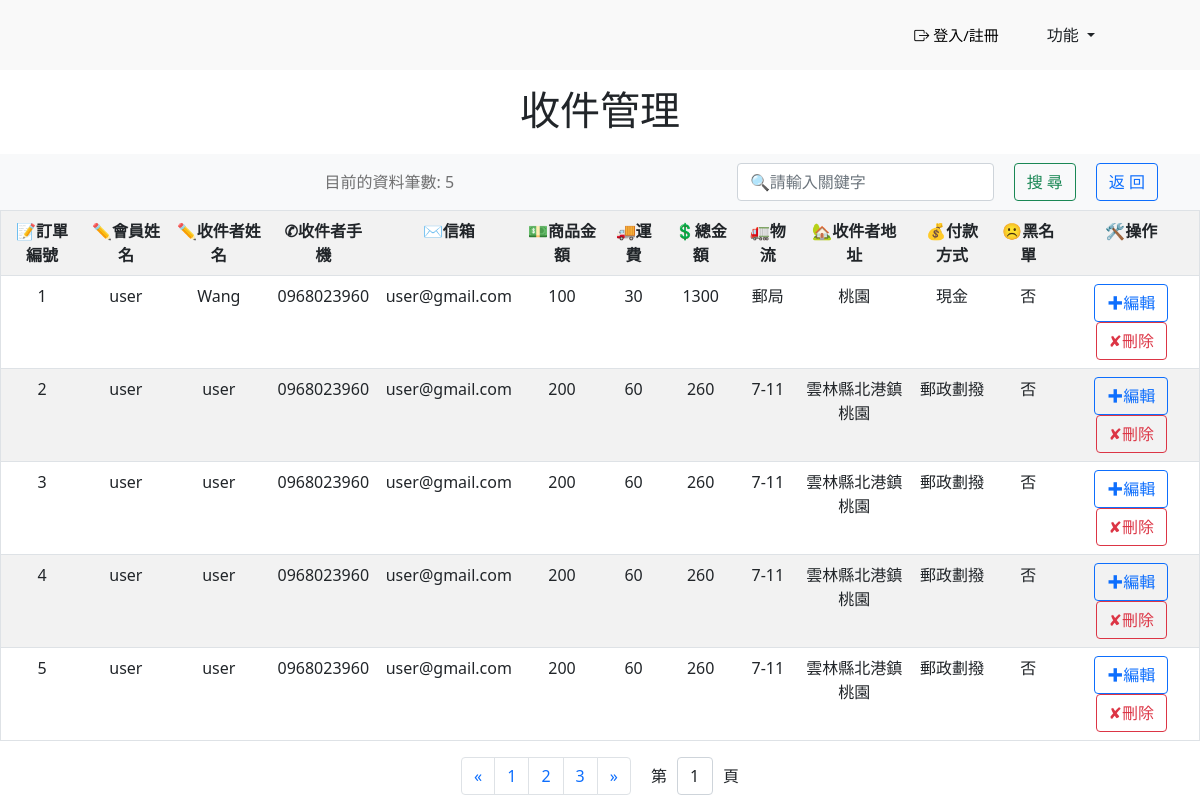
Screenshot of /orders/ with the database file from the repository.
### myapp/models.py (models this page shows)
class OrdersModel(models.Model):
    subtotal = models.IntegerField(default=0)
    shipping = models.IntegerField(default=0)
    grand_total = models.IntegerField(default=0)
    customer_name = models.CharField(max_length=100, default='')
    customer_email = models.ForeignKey('registered_user', on_delete=models.CASCADE, related_name='orders')
    customer_address = models.CharField(max_length=100, default='')
    customer_phone = models.CharField(max_length=100, default='')
    shipping_method = models.CharField(max_length=50, default='')
    pay_type = models.CharField(max_length=50, default='')

class registered_user(models.Model):
    username = models.CharField(max_length=20, null=False)
    user_sex = models.CharField(max_length=2, default='M', null=False)
    password = models.CharField(max_length=128, null=False)
    user_birthday = models.DateField(null=False)
    user_mail = models.EmailField(max_length=100, blank=True, default='')
    user_tel = models.CharField(max_length=50, blank=True, default='')
    user_address = models.CharField(max_length=255, blank=True, default='')
    is_blacklisted = models.BooleanField(default=False)
    is_active = models.BooleanField(default=True)

### myapp/views.py (the view)
# urls.py: path('orders/',views.orders),  #收件管理
@csrf_exempt
def orders(request):  # 收件管理
    resultList = []  # 初始化為空列表
    if 'site_search' in request.POST:
        site_search = request.POST["site_search"]
        site_search = site_search.strip()  # 去空白
        keywords = site_search.split(" ")  # 字元切割
        q_objects = Q()
        for keyword in keywords:
            if keyword != "":
                status = True
                print('keyword=', keyword)
                if keyword == "是":
                    q_objects.add(Q(customer_email__Isblacklisted=1), Q.OR)
                elif keyword == "否":
                    q_objects.add(Q(customer_email__Isblacklisted=0), Q.OR)
                q_objects.add(Q(id__contains=keyword),Q.OR)
                q_objects.add(Q(customer_email__userName__contains=keyword),Q.OR)
                q_objects.add(Q(customer_email__userMail__contains=keyword),Q.OR)
                q_objects.add(Q(customer_name__contains=keyword),Q.OR)
                q_objects.add(Q(customer_phone__contains=keyword),Q.OR)
                q_objects.add(Q(shipping_method__contains=keyword),Q.OR)
                q_objects.add(Q(customer_address__contains=keyword),Q.OR)
                q_objects.add(Q(pay_type__contains=keyword),Q.OR)
                q_objects.add(Q(subtotal__contains=keyword),Q.OR)
                q_objects.add(Q(shipping__contains=keyword),Q.OR)
                q_objects.add(Q(grand_total__contains=keyword),Q.OR)
        resultList = OrdersModel.objects.filter(q_objects)
    else:
        resultList = OrdersModel.objects.all().order_by('id')
    if not resultList:
        errormessage = "無資料"
        status = False
    else:
        errormessage = ""
        status = True
    return render(request, "orders.html", locals())

### templates/orders.html (shortened to what this page needs)
<!DOCTYPE html>
<html lang="en">
<head>
    {% load static %}
    <link rel="stylesheet" href="{% static './orders.css' %}">
    <link rel="stylesheet" href="{% static './css/bootstrap.min.css' %}">
    <link href="https://cdn.jsdelivr.net/npm/bootstrap-icons@1.8.0/font/bootstrap-icons.css" rel="stylesheet">
</head>
<body>
    <nav class="navbar navbar-light bg-rgb(255, 255, 235) navbar-expand-md" id="top-1">
        <div class="container-fluid">
            <div class="d-flex justify-content-center align-items-center">
                <p id="cart_text" class="d-md-inline">
                    <div>
                        {% if request.user.is_authenticated %}
                            <div>
                                <a href="/adminlogout/" id="sign_in">
                                    <span class="bi bi-box-arrow-right "id="member"></span> {{ user.Username }} / 登出
                                </a>
                            </div>
                        {% else %}
                            <div>
                                <a href="/adminlogin/" id="sign_in">
                                    <span class="bi bi-box-arrow-right "id="member"></span>  登入/註冊
                                </a>
                            </div>
                        {% endif %}
                    </div>
                    <div class="dropdown" id="top-2" style="margin-left: 10px; margin-right: 80px;">
                        <a class="btn btn-second btn-md dropdown-toggle" href="#" role="button" id="dropdownMenuLink" data-bs-toggle="dropdown" aria-haspopup="true" aria-expanded="false">
                            功能
                        </a>
                    </div>
                </p>
            </div>
        </div>
    </nav>
    <div class="container">
        <div class="head_content text-center mt-3">
            <h1 class="title">收件管理</h1>
        </div>
    </div>
    <nav class="navbar navbar-expand-lg navbar-light bg-light">
        <div class="container d-flex justify-content-between align-items-center">
            <span class="navbar-text flex-grow-1 text-center">目前的資料筆數: {{ resultList.count }}</span>
            <form class="form-inline d-flex" action="/orders/" method="post">
                <input class="form-control ml-auto" type="search" id="site_search" name="site_search" placeholder="🔍請輸入關鍵字" >
                <button class="btn btn-outline-success" type="submit" id="btn_search">搜 尋</button>
                <button class="btn btn-outline-primary" type="button" id="btn_back" onclick="history.back()">返 回</button>
            </form>
        </div>
    </nav>
    {% if status %}
        <table cellpadding="20" cellspacing="0"class="table table-striped table-hover" id="data-table">
            <tr>
                <th>📝訂單編號</th>
                <th>✏️會員姓名</th>
                <th>✏️收件者姓名</th>
                <th>✆收件者手機</th>
                <th>✉信箱</th>
                <th>💵商品金額</th>
                <th>🚚運費</th>
                <th>💲總金額</th>
                <th>🚛物流</th>
                <th>🏡收件者地址</th>
                <th>💰付款方式</th>
                <th>☹黑名單</th>
                <th>🛠️操作</th>
            </tr>
            {% for order in resultList %}
        <tr>
            <td>{{ order.id }}</td>
            <td>{{ order.customer_email.username }}</td>
            <td>{{ order.customer_name }}</td>
            <td>{{ order.customer_phone }}</td>
            <td>{{ order.customer_email.user_mail }}</td>
            <td>{{ order.subtotal }}</td>
            <td>{{ order.shipping }}</td>
            <td>{{ order.grand_total }}</td>
            <td>{{ order.shipping_method }}</td>
            <td>{{ order.customer_address }}</td>
            <td>{{ order.pay_type }}</td>
            <td>
                {% if order.customemail.Isblacklisted %}
                    是
                {% else %}
                    否
                {% endif %}
            </td>
            <td>
                <a href="/ordersedit/{{ order.id }}/"><button type="button" class="btn btn-outline-primary">✚編輯</button></a>
                <a href="/ordersdelete/{{ order.id }}/"><button type="button" class="btn btn-outline-danger">✘刪除</button></a>
            </td>
        </tr>
        {% endfor %}
        </table>
        <nav aria-label="Page navigation example">
            <div class="d-flex justify-content-center">
                <ul class="pagination d-flex justify-content-center">
                    <li class="page-item" id="previousPage">
                        <a class="page-link" href="#" aria-label="Previous">
                            <span aria-hidden="true">&laquo;</span>
                        </a>
                    </li>
                    <li class="page-item" id="page1"><a class="page-link" href="#">1</a></li>
                    <li class="page-item" id="page2"><a class="page-link" href="#">2</a></li>
                    <li class="page-item" id="page3"><a class="page-link" href="#">3</a></li>
                    <li class="page-item" id="nextPage">
                        <a class="page-link" href="#" aria-label="Next">
                            <span aria-hidden="true">&raquo;</span>
                        </a>
                    </li>
                </ul>
                <div class="form-group d-flex  align-items-center">
                    <label for="pageSelect">第</label>
                    <select class="form-control" id="pageSelect">
                        <option value="1">1</option>
                    </select>
                    <label>頁</label>
                </div>
            </div>
        </nav>
    {% else %}
        <h1>無資料</h1>
    {% endif %}
</body>
</html>

### static/orders.css (style rules this page uses)
* { margin: 0px; padding: 0px; width: auto; }
#top-1 { position: relative; height: 70px; background-color: #f9f9f9; z-index: 4; }
#cart_text { font-size: 15px; margin-right: 60px; margin-bottom: 3px; color: #000; text-decoration: none; }
#sign_in { font-size: 15px; margin-right: 25px; height: auto; margin-top: 10px; color: #000; text-decoration: none; }
a { color: #000; text-decoration: none; }
#member { width: 50px; margin-bottom: 10px; }
h1 { text-align: center; }
table, th ,td { border: 1px solid; border-collapse: collapse; }
table { margin-left: auto; margin-right: auto; text-align: center; }
.head_content { margin-bottom: 20px; }
#btn_search { margin-right: 20px; margin-left: 20px; white-space: nowrap; }
#btn_back { white-space: nowrap; }
.pagination { display: flex; justify-content: center; margin: 0; padding: 0; margin-right: 20px; }
.pagination li { margin: 0; padding: 0; }
#pageSelect { margin-left: 10px; margin-right: 10px; }

### rows the page displays
OrdersModel: id "1", customer_email.username "user", customer_name "Wang", customer_phone "0968023960", customer_email.user_mail "user@gmail.com", subtotal "100", shipping "30", grand_total "1300", shipping_method "郵局", customer_address "桃園", pay_type "現金"
OrdersModel: id "2", customer_email.username "user", customer_name "user", customer_phone "0968023960", customer_email.user_mail "user@gmail.com", subtotal "200", shipping "60", grand_total "260", shipping_method "7-11", customer_address "雲林縣北港鎮桃園", pay_type "郵政劃撥"
OrdersModel: id "3", customer_email.username "user", customer_name "user", customer_phone "0968023960", customer_email.user_mail "user@gmail.com", subtotal "200", shipping "60", grand_total "260", shipping_method "7-11", customer_address "雲林縣北港鎮桃園", pay_type "郵政劃撥"
OrdersModel: id "4", customer_email.username "user", customer_name "user", customer_phone "0968023960", customer_email.user_mail "user@gmail.com", subtotal "200", shipping "60", grand_total "260", shipping_method "7-11", customer_address "雲林縣北港鎮桃園", pay_type "郵政劃撥"
OrdersModel: id "5", customer_email.username "user", customer_name "user", customer_phone "0968023960", customer_email.user_mail "user@gmail.com", subtotal "200", shipping "60", grand_total "260", shipping_method "7-11", customer_address "雲林縣北港鎮桃園", pay_type "郵政劃撥"

### other values shown
{{ resultList.count }} "5"
